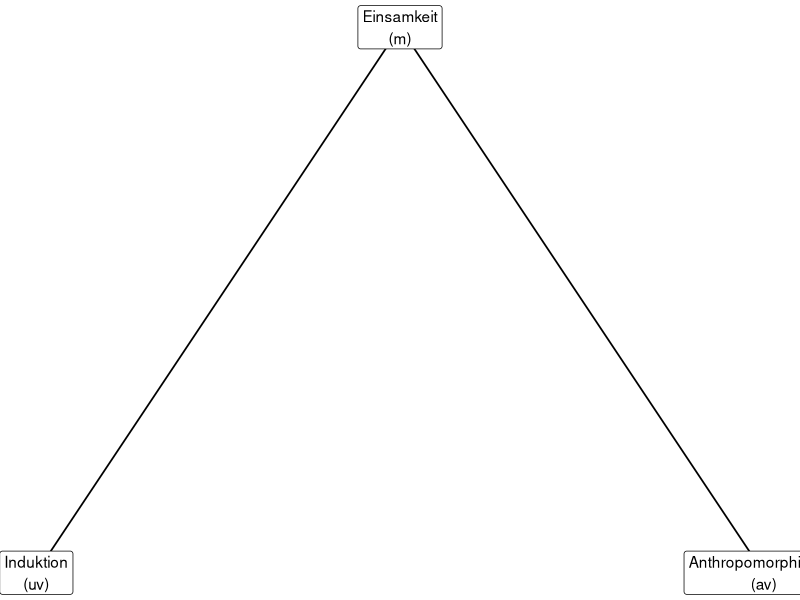

The R script that drew this image:
## ---- chunk 1
library(ggplot2)

# Kleine Illustration des Mediationsmodells uv -> m -> av,
# wie es im Kapitel für die Induktion von Einsamkeit vorgeschlagen wird.
knoten <- data.frame(
  x = c(0, 1, 2),
  y = c(0, 1, 0),
  label = c("Induktion\n(uv)", "Einsamkeit\n(m)", "Anthropomorphismus\n(av)")
)

pfade <- data.frame(
  x = c(0, 1),
  y = c(0, 1),
  xend = c(1, 2),
  yend = c(1, 0)
)

p_mediation <- ggplot() +
  geom_segment(
    data = pfade,
    aes(x = x, y = y, xend = xend, yend = yend),
    arrow = arrow(length = unit(0.2, "cm")), linewidth = 0.6
  ) +
  geom_label(data = knoten, aes(x = x, y = y, label = label)) +
  theme_void()
